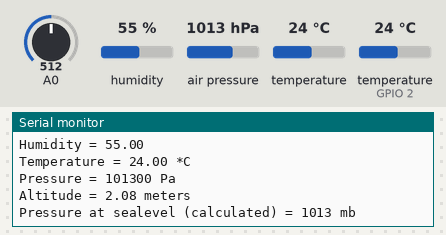
This sketch was run on a simulated ESP8266 (NodeMCU). Shown: the last lines printed to the serial monitor. The test bench sets the inputs (shaded band); at power-on: humidity 55 %, air pressure 1013 hPa, A0 = 512, temperature 24 °C, temperature (sensor on GPIO 2) 24 °C. WiFi joins after 1.5 s; servers stay silent unless stated.

Above: at 2.7 s.
2.8 s: humidity set to 22 %
At 3.9 s:
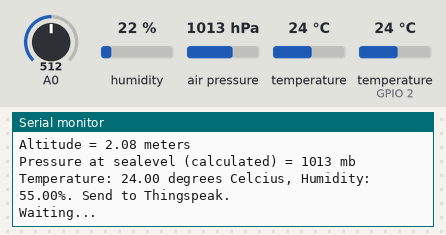
5.6 s: air pressure set to 952 hPa
8.4 s: A0 set to 716
11.2 s: temperature (sensor 0) set to 12 °C
At 13.4 s:
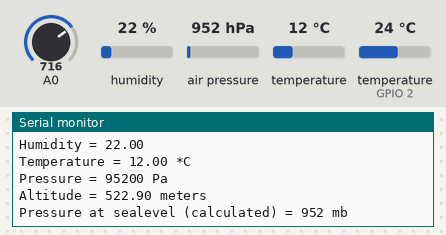
14.0 s: temperature (sensor on GPIO 2) set to 12 °C
At 15.2 s:
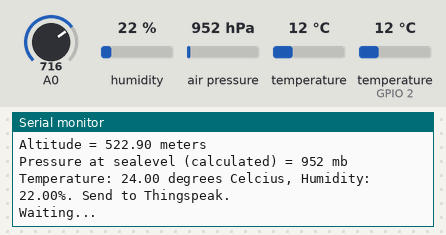

Measured:
- after the input at 11.2 s, the serial monitor: prints a new line after 1.7 s (image 2)

The sketch:

thingspeak.ino
```cpp
#include <DHT.h>
#include <Adafruit_BMP085.h>
#include <Wire.h>
#define DHTPIN 2     // Digital pin connected to the DHT sensor
#define DHTTYPE DHT11   // DHT 22  (AM2302), AM2321
DHT dht(DHTPIN, DHTTYPE);
#include <ESP8266WiFi.h>
int sense_Pin= 0; // Soil Sensor input at Analog PIN A0
int value= 0;
String apiKey = "Q3E080OE7SNBAUVZ";     //  Enter your Write API key from ThingSpeak
Adafruit_BMP085 bmp;

const char *ssid =  "raghav13";     // replace with your wifi ssid and wpa2 key
const char *pass =  "Raghav137";
const char* server = "api.thingspeak.com";
WiFiClient client;


void setup(){
  Serial.begin(9600);
   Serial.println("Connecting to ");
       Serial.println(ssid);


       WiFi.begin(ssid, pass);

      while (WiFi.status() != WL_CONNECTED)
     {
            delay(500);
            Serial.print(".");
     }
      Serial.println("");
      Serial.println("WiFi connected");
      if (!bmp.begin()) {
  Serial.println("Could not find a valid BMP085 sensor, check wiring!");
  while (1) {}
}
dht.begin();
}

void loop()
{
  Serial.print("MOISTURE LEVEL : ");
  value= analogRead(sense_Pin);
   //value= value/10;
  Serial.println(value);
  float h = dht.readHumidity();
  float t = dht.readTemperature();
  Serial.print("Temperature = ");
  Serial.println(t);
  Serial.print("Humidity = ");
  Serial.println(h);
    Serial.print("Temperature = ");
    Serial.print(bmp.readTemperature());
    Serial.println(" *C");

    Serial.print("Pressure = ");
    Serial.print(bmp.readPressure());
    Serial.println(" Pa");

    // Calculate altitude assuming 'standard' barometric
    // pressure of 1013.25 millibar = 101325 Pascal
    Serial.print("Altitude = ");
    Serial.print(bmp.readAltitude());
    Serial.println(" meters");

    Serial.print("Pressure at sealevel (calculated) = ");
    int b=0;
    b=bmp.readSealevelPressure();
    b=int(b/100);
    Serial.print(b);
    Serial.println(" mb");
  delay(1000);
  if (isnan(h) || isnan(t))
                 {
                     Serial.println("Failed to read from DHT sensor!");
                      return;
                 }

                         if (client.connect(server,80))   //   "184.106.153.149" or api.thingspeak.com
                      {

                             String postStr = apiKey;
                             postStr +="&field1=";
                             postStr += String(t);
                             postStr +="&field2=";
                             postStr += String(h);
                             postStr +="&field3=";
                             postStr += String(value);
                             postStr +="&field4=";
                             postStr += String(b);
                            // postStr += "\r\n\r\n";

                             client.print("POST /update HTTP/1.1\n");
                             client.print("Host: api.thingspeak.com\n");
                             client.print("Connection: close\n");
                             client.print("X-THINGSPEAKAPIKEY: "+apiKey+"\n");
                             client.print("Content-Type: application/x-www-form-urlencoded\n");
                             client.print("Content-Length: ");
                             client.print(postStr.length());
                             client.print("\n\n");
                             client.print(postStr);

                             Serial.print("Temperature: ");
                             Serial.print(t);
                             Serial.print(" degrees Celcius, Humidity: ");
                             Serial.print(h);
                             Serial.println("%. Send to Thingspeak.");
                        }
          client.stop();

          Serial.println("Waiting...");

  // thingspeak needs minimum 15 sec delay between updates, i've set it to 30 seconds
  delay(10000);
}
```
